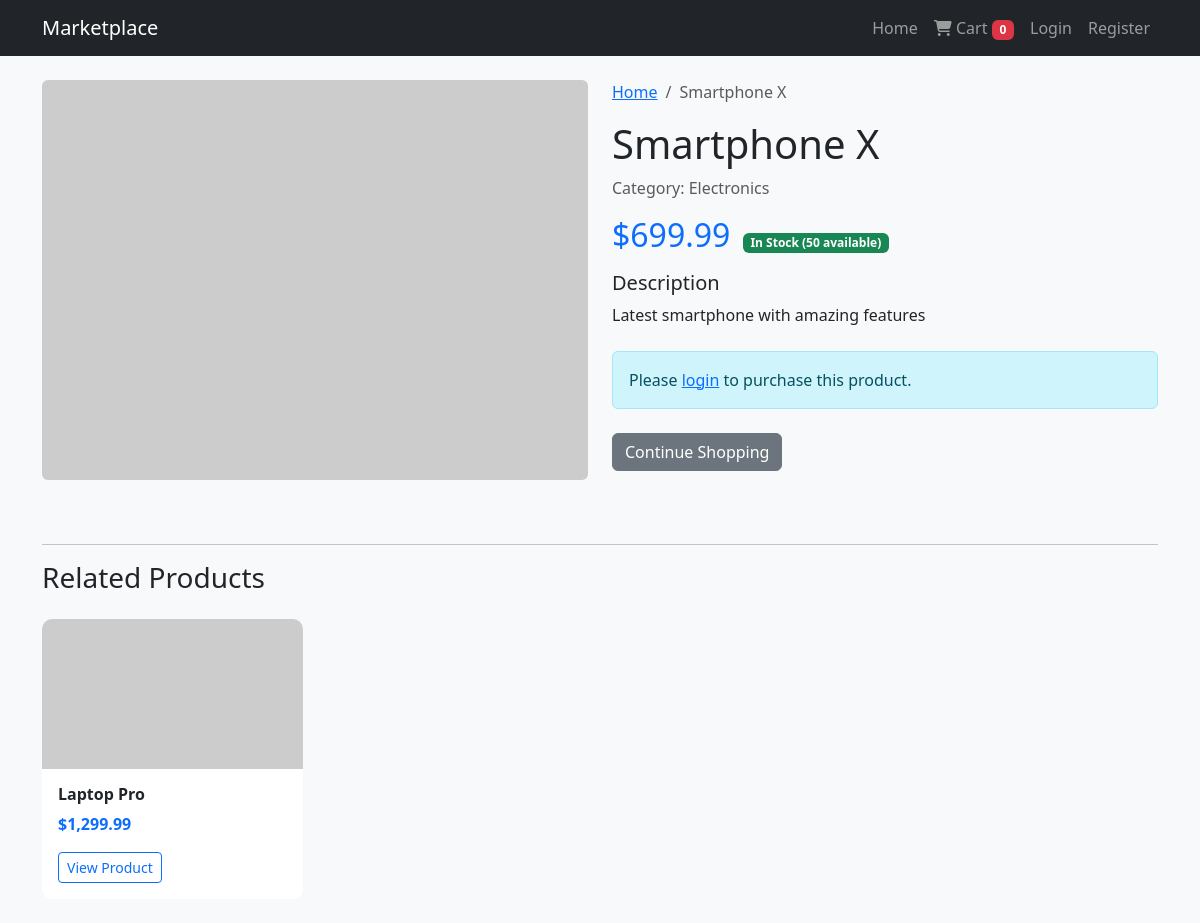
Screenshot of /product.php?id=1 with the database file from the repository.
### tables this page shows
CREATE TABLE products (
    id INT AUTO_INCREMENT PRIMARY KEY,
    category_id INT,
    name VARCHAR(200) NOT NULL,
    description TEXT,
    price DECIMAL(10,2) NOT NULL,
    stock INT NOT NULL DEFAULT 0,
    image_url VARCHAR(500),
    created_at TIMESTAMP DEFAULT CURRENT_TIMESTAMP,
    FOREIGN KEY (category_id) REFERENCES categories(id) ON DELETE SET NULL
);

CREATE TABLE categories (
    id INT AUTO_INCREMENT PRIMARY KEY,
    name VARCHAR(100) NOT NULL,
    slug VARCHAR(100) UNIQUE NOT NULL,
    description TEXT,
    created_at TIMESTAMP DEFAULT CURRENT_TIMESTAMP
);

### config/database.php (called while the page is built, shortened)
<?php
function isLoggedIn() {
    return isset($_SESSION['user_id']);
}
?>

### product.php (the view, shortened to what this page needs)
<?php
require_once 'config/database.php';
$id = isset($_GET['id']) ? (int)$_GET['id'] : 0;
$stmt = $pdo->prepare("SELECT p.*, c.name as category_name FROM products p
LEFT JOIN categories c ON p.category_id = c.id
WHERE p.id = ?");
$stmt->execute([$id]);
$product = $stmt->fetch();
$related_products = [];
if ($product['category_id']) {
    $stmt = $pdo->prepare("SELECT p.*, c.name as category_name FROM products p
    LEFT JOIN categories c ON p.category_id = c.id
    WHERE p.category_id = ? AND p.id != ? AND p.stock > 0
    ORDER BY p.created_at DESC LIMIT 4");
    $stmt->execute([$product['category_id'], $id]);
    $related_products = $stmt->fetchAll();
}
?>
<!DOCTYPE html>
<html lang="en">
<head>
<link href="https://cdn.jsdelivr.net/npm/bootstrap@5.3.0/dist/css/bootstrap.min.css" rel="stylesheet">
<link rel="stylesheet" href="https://cdnjs.cloudflare.com/ajax/libs/font-awesome/6.4.0/css/all.min.css">
<link rel="stylesheet" href="assets/css/style.css">
</head>
<body>
<?php include 'includes/navbar.php'; ?>
<div class="container mt-4">
<div class="row">
<div class="col-md-6">
<img src="<?php
$image_url = $product['image_url'];
echo htmlspecialchars($image_url);
?>"
class="img-fluid rounded w-100"
alt="<?php echo htmlspecialchars($product['name']); ?>"
style="height: 400px; object-fit: cover;"
onerror="this.src='https://via.placeholder.com/500x400?text=Image+Not+Found'">
</div>
<div class="col-md-6">
<nav aria-label="breadcrumb">
<ol class="breadcrumb">
<li class="breadcrumb-item"><a href="index.php">Home</a></li>
<li class="breadcrumb-item active"><?php echo htmlspecialchars($product['name']); ?></li>
</ol>
</nav>
<h1><?php echo htmlspecialchars($product['name']); ?></h1>
<p class="text-muted">Category: <?php echo htmlspecialchars($product['category_name'] ?? 'Uncategorized'); ?></p>
<div class="mb-3">
<span class="h2 text-primary">$<?php echo number_format($product['price'], 2); ?></span>
<?php if ($product['stock'] > 0): ?>
<span class="badge bg-success ms-2">In Stock (<?php echo $product['stock']; ?> available)</span>
<?php else: ?>
<span class="badge bg-danger ms-2">Out of Stock</span>
<?php endif; ?>
</div>
<div class="mb-4">
<h5>Description</h5>
<p><?php echo nl2br(htmlspecialchars($product['description'])); ?></p>
</div>
<?php if ($product['stock'] > 0 && isLoggedIn() && $_SESSION['role'] === 'customer'): ?>
<form method="POST" action="cart.php">
<input type="hidden" name="action" value="add">
<input type="hidden" name="product_id" value="<?php echo $product['id']; ?>">
<div class="row g-3 align-items-center">
<div class="col-auto">
<label for="quantity" class="col-form-label">Quantity:</label>
</div>
<div class="col-auto">
<input type="number" id="quantity" name="quantity" class="form-control"
value="1" min="1" max="<?php echo $product['stock']; ?>" style="width: 80px;">
</div>
<div class="col-auto">
<button type="submit" class="btn btn-primary btn-lg">
<i class="fas fa-cart-plus"></i> Add to Cart
</button>
</div>
</div>
</form>
<?php elseif (!isLoggedIn()): ?>
<div class="alert alert-info">
Please <a href="login.php">login</a> to purchase this product.
</div>
<?php elseif ($_SESSION['role'] !== 'customer'): ?>
<div class="alert alert-warning">
Only customers can purchase products.
</div>
<?php endif; ?>
<div class="mt-4">
<a href="index.php" class="btn btn-secondary">Continue Shopping</a>
</div>
</div>
</div>
<?php if (!empty($related_products)): ?>
<div class="row mt-5">
<div class="col-12">
<hr>
<h3 class="mb-4">Related Products</h3>
</div>
<?php foreach ($related_products as $related): ?>
<div class="col-md-3 mb-4">
<div class="card h-100 product-card">
<img src="<?php
$rel_url = $related['image_url'];
echo htmlspecialchars($rel_url);
?>"
class="card-img-top" alt="<?php echo htmlspecialchars($related['name']); ?>"
style="height: 150px; object-fit: cover;"
onerror="this.src='https://via.placeholder.com/300x200?text=No+Image'">
<div class="card-body">
<h6 class="card-title"><?php echo htmlspecialchars($related['name']); ?></h6>
<p class="card-text text-primary fw-bold">$<?php echo number_format($related['price'], 2); ?></p>
<a href="product.php?id=<?php echo $related['id']; ?>" class="btn btn-sm btn-outline-primary">View Product</a>
</div>
</div>
</div>
<?php endforeach; ?>
</div>
<?php endif; ?>
</div>
</body>
</html>

### assets/css/style.css (style rules this page uses)
:root { --primary-color: #0d6efd; --secondary-color: #6c757d; --success-color: #28a745; --danger-color: #dc3545; }
body { font-family: 'Segoe UI', Tahoma, Geneva, Verdana, sans-serif; background-color: #f8f9fa; min-height: 100vh; display: flex; flex-direction: column; }
.product-card { transition: transform 0.3s ease, box-shadow 0.3s ease; border: none; border-radius: 10px; overflow: hidden; }
.product-card .card-img-top { height: 200px; object-fit: cover; }
.product-card .card-body { padding: 1rem; }
.product-card .card-title { font-size: 1rem; font-weight: 600; margin-bottom: 0.5rem; }

### rows the page displays
products: name "Smartphone X", category.name "Electronics", price "699.99", stock "50", description "Latest smartphone with amazing features"
products: name "Laptop Pro", price "1,299.99"

### other values shown
getCartItemCount() "0"
